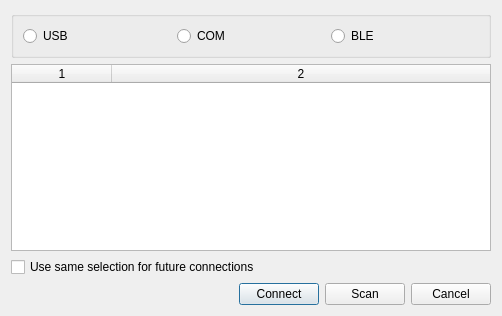
<?xml version="1.0" encoding="UTF-8"?>
<ui version="4.0">
 <class>SelectDeviceDialog</class>
 <widget class="QDialog" name="SelectDeviceDialog">
  <property name="geometry">
   <rect>
    <x>0</x>
    <y>0</y>
    <width>500</width>
    <height>316</height>
   </rect>
  </property>
  <property name="windowTitle">
   <string>Select device</string>
  </property>
  <property name="windowIcon">
   <iconset resource="res.qrc">
    <normaloff>:/new/prefix1/AntScope2.png</normaloff>:/new/prefix1/AntScope2.png</iconset>
  </property>
  <layout class="QGridLayout" name="gridLayout_2">
   <item row="0" column="0">
    <layout class="QVBoxLayout" name="verticalLayout">
     <item>
      <widget class="QGroupBox" name="groupBox">
       <property name="title">
        <string/>
       </property>
       <layout class="QGridLayout" name="gridLayout">
        <item row="0" column="0">
         <widget class="QRadioButton" name="radioButtonUSB">
          <property name="toolTip">
           <string>Select HID device</string>
          </property>
          <property name="text">
           <string>USB</string>
          </property>
         </widget>
        </item>
        <item row="0" column="1">
         <widget class="QRadioButton" name="radioButtonCOM">
          <property name="toolTip">
           <string>Select COM-port</string>
          </property>
          <property name="text">
           <string>COM</string>
          </property>
         </widget>
        </item>
        <item row="0" column="2">
         <widget class="QRadioButton" name="radioButtonBLE">
          <property name="toolTip">
           <string>Select Bluetooth Low Energy device</string>
          </property>
          <property name="text">
           <string>BLE</string>
          </property>
         </widget>
        </item>
       </layout>
      </widget>
     </item>
     <item>
      <widget class="QTableWidget" name="tableWidget">
       <property name="minimumSize">
        <size>
         <width>480</width>
         <height>0</height>
        </size>
       </property>
       <property name="editTriggers">
        <set>QAbstractItemView::DoubleClicked</set>
       </property>
       <property name="selectionMode">
        <enum>QAbstractItemView::SingleSelection</enum>
       </property>
       <property name="selectionBehavior">
        <enum>QAbstractItemView::SelectRows</enum>
       </property>
       <property name="columnCount">
        <number>2</number>
       </property>
       <attribute name="horizontalHeaderStretchLastSection">
        <bool>true</bool>
       </attribute>
       <attribute name="verticalHeaderVisible">
        <bool>false</bool>
       </attribute>
       <column/>
       <column/>
      </widget>
     </item>
     <item>
      <widget class="QCheckBox" name="checkBox">
       <property name="text">
        <string>Use same selection for future connections</string>
       </property>
      </widget>
     </item>
     <item>
      <layout class="QHBoxLayout" name="horizontalLayout">
       <item>
        <spacer name="horizontalSpacer">
         <property name="orientation">
          <enum>Qt::Horizontal</enum>
         </property>
         <property name="sizeHint" stdset="0">
          <size>
           <width>40</width>
           <height>20</height>
          </size>
         </property>
        </spacer>
       </item>
       <item>
        <widget class="QPushButton" name="pushButtonConnect">
         <property name="text">
          <string>Connect</string>
         </property>
        </widget>
       </item>
       <item>
        <widget class="QPushButton" name="pushButtonScan">
         <property name="text">
          <string>Scan</string>
         </property>
        </widget>
       </item>
       <item>
        <widget class="QPushButton" name="pushButtonCancel">
         <property name="text">
          <string>Cancel</string>
         </property>
        </widget>
       </item>
      </layout>
     </item>
    </layout>
   </item>
  </layout>
 </widget>
 <resources>
  <include location="res.qrc"/>
 </resources>
 <connections/>
</ui>
